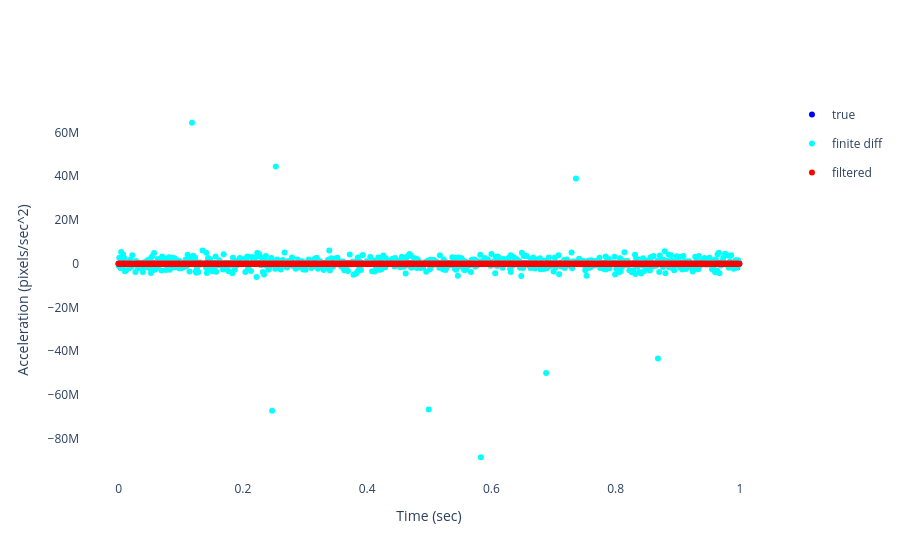

The notebook cell saved with this chart:
### Markdown cell above
## Plot true and filtered accelerations (with 95% confidence band)

### Code cell
true_x = x[2, :]
other_x = acc_est_fd
other_label = "finite diff"
color_other = "cyan"
filter_mean_x = filtered_means[2, 0, :]

filter_ci_acc_upper = filter_mean_x + 1.96*filter_stds[:, 2]
filter_ci_acc_lower = filter_mean_x - 1.96*filter_stds[:, 2]

fig = get_fig_kinematics_vs_time(
    time=time,
    true_x=true_x,
    other_x=other_x,
    filtered_mean_x=filter_mean_x,
    filtered_ci_x_upper=filter_ci_acc_upper,
    filtered_ci_x_lower=filter_ci_acc_lower,
    cb_alpha=cb_alpha,
    color_true=color_true,
    color_filtered_pattern=color_filtered_pattern,
    color_other=color_other,
    xlabel="Time (sec)", ylabel="Acceleration (pixels/sec^2)",
    other_label=other_label)
fig

### Figure 1 — Plotly figure (JSON) as saved in the notebook; plotly's stock layout.template omitted (floating-point values rounded to 4 significant figures; data arrays with more than 128 entries replaced by an {"elided": "..."} marker saying what was removed)
{"data": [{"marker": {"color": "blue"}, "mode": "markers", "name": "true", "showlegend": true, "type": "scatter", "x": {"elided": "1000 float values"}, "y": {"elided": "1000 float values"}}, {"marker": {"color": "cyan"}, "mode": "markers", "name": "finite diff", "showlegend": true, "type": "scatter", "x": {"elided": "1000 float values"}, "y": {"elided": "998 float values"}}, {"legendgroup": "filtered_x", "marker": {"color": "rgba(255,0,0,1.000000)"}, "mode": "markers", "name": "filtered", "showlegend": true, "type": "scatter", "x": {"elided": "1000 float values"}, "y": {"elided": "1000 float values"}}, {"fill": "toself", "fillcolor": "rgba(255,0,0,0.300000)", "legendgroup": "filtered_x", "line": {"color": "rgba(255,0,0,0.000000)"}, "showlegend": false, "type": "scatter", "x": {"elided": "2000 float values"}, "y": {"elided": "2000 float values"}}], "layout": {"paper_bgcolor": "rgba(0,0,0,0)", "plot_bgcolor": "rgba(0,0,0,0)", "xaxis": {"title": {"text": "Time (sec)"}}, "yaxis": {"title": {"text": "Acceleration (pixels/sec^2)"}}}}
